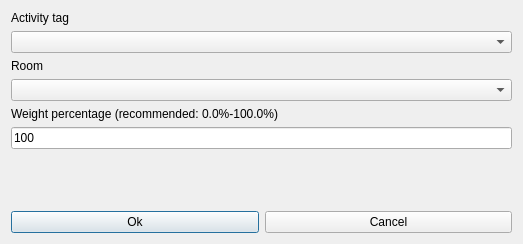
<?xml version="1.0" encoding="UTF-8"?>
<ui version="4.0">
 <class>ModifyConstraintActivityTagPreferredRoomForm_template</class>
 <widget class="QDialog" name="ModifyConstraintActivityTagPreferredRoomForm_template">
  <property name="geometry">
   <rect>
    <x>0</x>
    <y>0</y>
    <width>523</width>
    <height>244</height>
   </rect>
  </property>
  <property name="windowTitle">
   <string extracomment="This is the title of the dialog to modify a constraint of this type">Modify activity tag preferred room</string>
  </property>
  <layout class="QGridLayout" name="gridLayout">
   <item row="0" column="0">
    <layout class="QVBoxLayout" name="verticalLayout">
     <item>
      <widget class="QLabel" name="activityTagTextLabel">
       <property name="frameShape">
        <enum>QFrame::NoFrame</enum>
       </property>
       <property name="frameShadow">
        <enum>QFrame::Plain</enum>
       </property>
       <property name="text">
        <string>Activity tag</string>
       </property>
       <property name="wordWrap">
        <bool>false</bool>
       </property>
       <property name="buddy">
        <cstring>roomsComboBox</cstring>
       </property>
      </widget>
     </item>
     <item>
      <widget class="QComboBox" name="activityTagsComboBox"/>
     </item>
     <item>
      <widget class="QLabel" name="roomsTextLabel">
       <property name="frameShape">
        <enum>QFrame::NoFrame</enum>
       </property>
       <property name="frameShadow">
        <enum>QFrame::Plain</enum>
       </property>
       <property name="text">
        <string>Room</string>
       </property>
       <property name="wordWrap">
        <bool>false</bool>
       </property>
       <property name="buddy">
        <cstring>roomsComboBox</cstring>
       </property>
      </widget>
     </item>
     <item>
      <widget class="QComboBox" name="roomsComboBox"/>
     </item>
     <item>
      <widget class="QLabel" name="weightTextLabel">
       <property name="frameShape">
        <enum>QFrame::NoFrame</enum>
       </property>
       <property name="frameShadow">
        <enum>QFrame::Plain</enum>
       </property>
       <property name="text">
        <string>Weight percentage (recommended: 0.0%-100.0%)</string>
       </property>
       <property name="wordWrap">
        <bool>false</bool>
       </property>
      </widget>
     </item>
     <item>
      <widget class="QLineEdit" name="weightLineEdit">
       <property name="text">
        <string notr="true">100</string>
       </property>
      </widget>
     </item>
    </layout>
   </item>
   <item row="1" column="0">
    <spacer name="verticalSpacer">
     <property name="orientation">
      <enum>Qt::Vertical</enum>
     </property>
     <property name="sizeHint" stdset="0">
      <size>
       <width>20</width>
       <height>39</height>
      </size>
     </property>
    </spacer>
   </item>
   <item row="2" column="0">
    <layout class="QHBoxLayout" name="horizontalLayout">
     <item>
      <widget class="QPushButton" name="okPushButton">
       <property name="text">
        <string>Ok</string>
       </property>
      </widget>
     </item>
     <item>
      <widget class="QPushButton" name="cancelPushButton">
       <property name="text">
        <string>Cancel</string>
       </property>
      </widget>
     </item>
    </layout>
   </item>
  </layout>
 </widget>
 <layoutdefault spacing="6" margin="11"/>
 <resources/>
 <connections/>
</ui>
